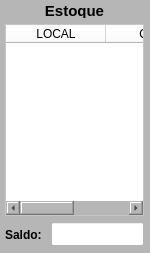
        <widget class="QWidget" name="widget_Cor6" native="true">
         <property name="minimumSize">
          <size>
           <width>150</width>
           <height>0</height>
          </size>
         </property>
         <property name="maximumSize">
          <size>
           <width>150</width>
           <height>16777215</height>
          </size>
         </property>
         <property name="styleSheet">
          <string notr="true">background-color: rgb(182, 182, 182);</string>
         </property>
         <layout class="QVBoxLayout" name="verticalLayout_8">
          <property name="spacing">
           <number>6</number>
          </property>
          <property name="leftMargin">
           <number>5</number>
          </property>
          <property name="topMargin">
           <number>3</number>
          </property>
          <property name="rightMargin">
           <number>6</number>
          </property>
          <property name="bottomMargin">
           <number>6</number>
          </property>
          <item>
           <widget class="QLabel" name="label_9">
            <property name="minimumSize">
             <size>
              <width>0</width>
              <height>15</height>
             </size>
            </property>
            <property name="maximumSize">
             <size>
              <width>16777215</width>
              <height>15</height>
             </size>
            </property>
            <property name="font">
             <font>
              <pointsize>11</pointsize>
              <weight>75</weight>
              <bold>true</bold>
             </font>
            </property>
            <property name="text">
             <string>Estoque</string>
            </property>
            <property name="alignment">
             <set>Qt::AlignCenter</set>
            </property>
           </widget>
          </item>
          <item>
           <widget class="QTableWidget" name="table_Estoque">
            <property name="sizePolicy">
             <sizepolicy hsizetype="Preferred" vsizetype="Preferred">
              <horstretch>0</horstretch>
              <verstretch>0</verstretch>
             </sizepolicy>
            </property>
            <property name="font">
             <font>
              <pointsize>8</pointsize>
             </font>
            </property>
            <property name="styleSheet">
             <string notr="true">background-color: rgb(255, 255, 255);</string>
            </property>
            <column>
             <property name="text">
              <string>LOCAL</string>
             </property>
            </column>
            <column>
             <property name="text">
              <string>QTDE</string>
             </property>
            </column>
           </widget>
          </item>
          <item>
           <widget class="QWidget" name="widget_16" native="true">
            <property name="minimumSize">
             <size>
              <width>0</width>
              <height>25</height>
             </size>
            </property>
            <property name="maximumSize">
             <size>
              <width>16777215</width>
              <height>25</height>
             </size>
            </property>
            <layout class="QHBoxLayout" name="horizontalLayout_9">
             <property name="spacing">
              <number>6</number>
             </property>
             <property name="leftMargin">
              <number>0</number>
             </property>
             <property name="topMargin">
              <number>0</number>
             </property>
             <property name="rightMargin">
              <number>0</number>
             </property>
             <property name="bottomMargin">
              <number>0</number>
             </property>
             <item>
              <widget class="QLabel" name="label_5">
               <property name="minimumSize">
                <size>
                 <width>40</width>
                 <height>0</height>
                </size>
               </property>
               <property name="maximumSize">
                <size>
                 <width>40</width>
                 <height>16777215</height>
                </size>
               </property>
               <property name="font">
                <font>
                 <pointsize>9</pointsize>
                 <weight>75</weight>
                 <bold>true</bold>
                </font>
               </property>
               <property name="text">
                <string>Saldo:</string>
               </property>
              </widget>
             </item>
             <item>
              <widget class="QLineEdit" name="line_Saldo_Total">
               <property name="sizePolicy">
                <sizepolicy hsizetype="Preferred" vsizetype="Preferred">
                 <horstretch>0</horstretch>
                 <verstretch>0</verstretch>
                </sizepolicy>
               </property>
               <property name="minimumSize">
                <size>
                 <width>0</width>
                 <height>24</height>
                </size>
               </property>
               <property name="maximumSize">
                <size>
                 <width>16777215</width>
                 <height>24</height>
                </size>
               </property>
               <property name="font">
                <font>
                 <pointsize>9</pointsize>
                </font>
               </property>
               <property name="cursor">
                <cursorShape>IBeamCursor</cursorShape>
               </property>
               <property name="styleSheet">
                <string notr="true">background-color: rgb(255, 255, 255);</string>
               </property>
               <property name="inputMask">
                <string/>
               </property>
               <property name="text">
                <string/>
               </property>
               <property name="frame">
                <bool>true</bool>
               </property>
               <property name="echoMode">
                <enum>QLineEdit::Normal</enum>
               </property>
               <property name="alignment">
                <set>Qt::AlignCenter</set>
               </property>
              </widget>
             </item>
            </layout>
           </widget>
          </item>
         </layout>
        </widget>
